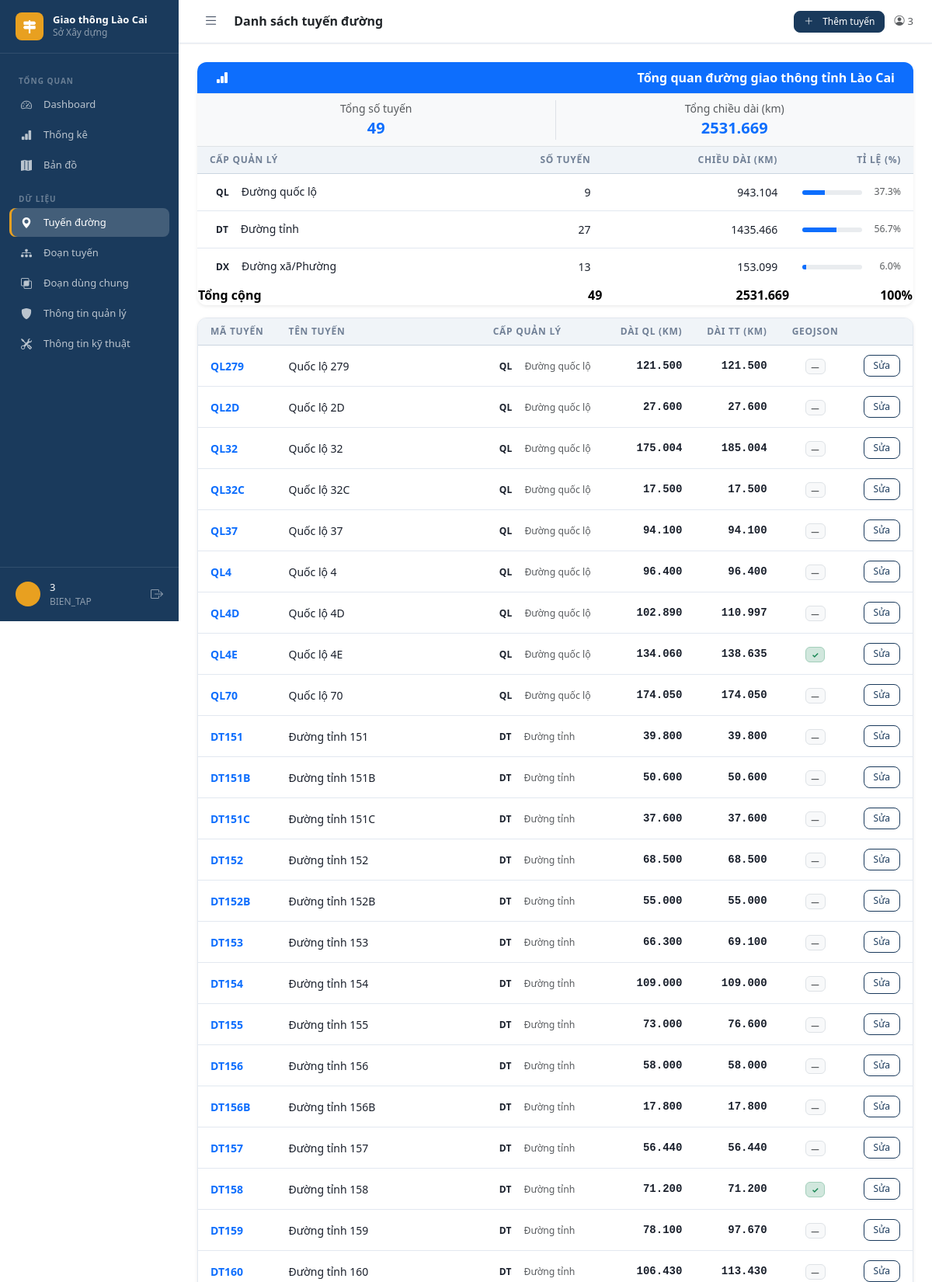
The app's page /tuyen-duong/ (signed in, upper part) with its own data.
### tables this page shows
CREATE TABLE cap_quan_ly (
    id               INTEGER PRIMARY KEY AUTOINCREMENT,
    ma_cap           TEXT    NOT NULL UNIQUE,
    ten_cap          TEXT    NOT NULL,
    mo_ta            TEXT,
    thu_tu_hien_thi  INTEGER,
    is_active        INTEGER NOT NULL DEFAULT 1
);

CREATE TABLE tuyen_duong (
    id                   INTEGER PRIMARY KEY AUTOINCREMENT,
    ma_tuyen             TEXT    NOT NULL UNIQUE,
    ten_tuyen            TEXT    NOT NULL,
    cap_quan_ly_id       INTEGER NOT NULL REFERENCES cap_quan_ly(id),
    don_vi_quan_ly_id    INTEGER NOT NULL REFERENCES don_vi(id),
    diem_dau             TEXT,
    diem_cuoi            TEXT,
    lat_dau              REAL,
    lng_dau              REAL,
    lat_cuoi             REAL,
    lng_cuoi             REAL,
    chieu_dai_thuc_te    REAL    NOT NULL DEFAULT 0,
    chieu_dai_quan_ly    REAL    NOT NULL DEFAULT 0,
    nam_xay_dung         INTEGER,
    nam_hoan_thanh       INTEGER,
    ghi_chu              TEXT,
    created_at           TEXT    NOT NULL DEFAULT (datetime('now','localtime'))
);

### api/routes/tuyen_duong_route.py (the view)
@router.get("/", response_class=HTMLResponse)
async def danh_sach(request: Request, user=Depends(yeu_cau_dang_nhap), conn=Depends(get_db)):
    tuyen_list = td_service.lay_tat_ca(conn)
    co_geo     = set(geo_repo.lay_danh_sach_co_geo(conn))
    cql_list = cql_repo.lay_dang_hoat_dong(conn)
    map_cql  = {c.id: c for c in cql_list}
    tong_cd_toan_tinh = sum(t.chieu_dai_quan_ly or 0 for t in tuyen_list)
    _cap_data: dict = {}
    for t in tuyen_list:
        cid = t.cap_quan_ly_id
        if cid not in _cap_data:
            cql = map_cql.get(cid)
            _cap_data[cid] = {
                "ma_cap":   cql.ma_cap   if cql else "?",
                "ten_cap":  cql.ten_cap  if cql else "Không rõ",
                "so_tuyen": 0,
                "chieu_dai": 0.0,
            }
        _cap_data[cid]["so_tuyen"]  += 1
        _cap_data[cid]["chieu_dai"] += t.chieu_dai_quan_ly or 0
    thong_ke_cap = []
    for cql in cql_list:
        if cql.id in _cap_data:
            item = _cap_data[cql.id]
            item["ti_le"] = round(
                item["chieu_dai"] / tong_cd_toan_tinh * 100, 1
            ) if tong_cd_toan_tinh else 0.0
            thong_ke_cap.append(item)
    return templates.TemplateResponse("tuyen_duong/list.html", {
        "request": request, "user": user,
        "tuyen_list":          tuyen_list,
        "co_geo":              co_geo,
        "map_cql":             map_cql,
        "thong_ke_cap":        thong_ke_cap,
        "tong_so_tuyen":       len(tuyen_list),
        "tong_cd_toan_tinh":   round(tong_cd_toan_tinh, 3),
    })

### templates/tuyen_duong/list.html (shortened to what this page needs)
{% extends "base.html" %}
{% block page_title %}Danh sách tuyến đường{% endblock %}
{% block topbar_actions %}
<a href="/tuyen-duong/them" class="btn-gt btn-gt-primary btn-gt-sm">
  <i class="bi bi-plus-lg me-1"></i>Thêm tuyến
</a>
{% endblock %}
{% block content %}
<div class="card-gt mb-3 border-0 shadow-sm">
  <div class="card-gt-header bg-primary text-white py-2 fw-semibold">
    <i class="bi bi-bar-chart-fill me-1"></i>
    Tổng quan đường giao thông tỉnh Lào Cai
  </div>
  <div class="card-gt-body p-0">
    <div class="row g-0 border-bottom text-center py-2 bg-light">
      <div class="col">
        <div class="small text-muted">Tổng số tuyến</div>
        <div class="fs-5 fw-bold text-primary">{{ tong_so_tuyen }}</div>
      </div>
      <div class="col border-start">
        <div class="small text-muted">Tổng chiều dài (km)</div>
        <div class="fs-5 fw-bold text-primary">{{ "%.3f"|format(tong_cd_toan_tinh) }}</div>
      </div>
    </div>
    <table class="table-gt mb-0">
      <thead class="table-light">
        <tr>
          <th>Cấp quản lý</th>
          <th class="text-end">Số tuyến</th>
          <th class="text-end">Chiều dài (km)</th>
          <th class="text-end">Tỉ lệ (%)</th>
        </tr>
      </thead>
      <tbody>
        {% for item in thong_ke_cap %}
        <tr>
          <td>
            <span class="badge-cap-ql me-1">{{ item.ma_cap }}</span>
            {{ item.ten_cap }}
          </td>
          <td class="text-end">{{ item.so_tuyen }}</td>
          <td class="text-end">{{ "%.3f"|format(item.chieu_dai) }}</td>
          <td class="text-end">
            <div class="d-flex align-items-center justify-content-end gap-2">
              <div class="progress flex-grow-1" style="height:6px; max-width:80px;">
                <div class="progress-bar bg-primary" style="width:{{ item.ti_le }}%"></div>
              </div>
              <span class="text-muted small" style="min-width:42px;">{{ item.ti_le }}%</span>
            </div>
          </td>
        </tr>
        {% endfor %}
      </tbody>
      <tfoot class="fw-semibold table-light">
        <tr>
          <td>Tổng cộng</td>
          <td class="text-end">{{ tong_so_tuyen }}</td>
          <td class="text-end">{{ "%.3f"|format(tong_cd_toan_tinh) }}</td>
          <td class="text-end">100%</td>
        </tr>
      </tfoot>
    </table>
  </div>
</div>
<div class="card-gt">
  <div class="card-gt-body p-0">
    <table class="table-gt mb-0">
      <thead class="table-light">
        <tr>
          <th>Mã tuyến</th>
          <th>Tên tuyến</th>
          <th>Cấp quản lý</th>
          <th class="text-end">Dài QL (km)</th>
          <th class="text-end">Dài TT (km)</th>
          <th class="text-center">GeoJSON</th>
          <th></th>
        </tr>
      </thead>
      <tbody>
        {% for t in tuyen_list %}
        {% set cql = map_cql.get(t.cap_quan_ly_id) %}
        <tr>
          <td>
            <a href="/tuyen-duong/{{ t.id }}" class="fw-semibold text-decoration-none">
              {{ t.ma_tuyen }}
            </a>
          </td>
          <td>{{ t.ten_tuyen }}</td>
          <td>
            {% if cql %}
              <span class="badge-cap-ql me-1" title="{{ cql.ten_cap }}">{{ cql.ma_cap }}</span>
              <span class="small text-muted">{{ cql.ten_cap }}</span>
            {% else %}—{% endif %}
          </td>
          <td class="text-end chieu-dai">{{ "%.3f"|format(t.chieu_dai_quan_ly or 0) }}</td>
          <td class="text-end chieu-dai">{{ "%.3f"|format(t.chieu_dai_thuc_te or 0) }}</td>
          <td class="text-center">
            {% if t.id in co_geo %}
              <span class="badge bg-success-subtle text-success border border-success-subtle">✓</span>
            {% else %}
              <span class="badge bg-light text-muted border">—</span>
            {% endif %}
          </td>
          <td class="text-end">
            <a href="/tuyen-duong/{{ t.id }}/sua"
               class="btn-gt btn-gt-outline btn-gt-sm">Sửa</a>
          </td>
        </tr>
        {% else %}
        <tr>
          <td colspan="7" class="text-center text-muted py-4">Chưa có tuyến đường nào.</td>
        </tr>
        {% endfor %}
      </tbody>
    </table>
  </div>
</div>
{% endblock %}

### records on screen
cap_quan_ly: ma_cap "QL", ten_cap "Đường quốc lộ", so_tuyen "9", chieu_dai "943.104", ti_le "37.3"
cap_quan_ly: ma_cap "DT", ten_cap "Đường tỉnh", so_tuyen "27", chieu_dai "1435.466", ti_le "56.7"
cap_quan_ly: ma_cap "DX", ten_cap "Đường xã/Phường", so_tuyen "13", chieu_dai "153.099", ti_le "6.0"
tuyen_duong: ma_tuyen "QL279", ten_tuyen "Quốc lộ 279", chieu_dai_quan_ly "121.500", chieu_dai_thuc_te "121.500"
tuyen_duong: ma_tuyen "QL2D", ten_tuyen "Quốc lộ 2D", chieu_dai_quan_ly "27.600", chieu_dai_thuc_te "27.600"
tuyen_duong: ma_tuyen "QL32", ten_tuyen "Quốc lộ 32", chieu_dai_quan_ly "175.004", chieu_dai_thuc_te "185.004"
tuyen_duong: ma_tuyen "QL32C", ten_tuyen "Quốc lộ 32C", chieu_dai_quan_ly "17.500", chieu_dai_thuc_te "17.500"
tuyen_duong: ma_tuyen "QL37", ten_tuyen "Quốc lộ 37", chieu_dai_quan_ly "94.100", chieu_dai_thuc_te "94.100"
tuyen_duong: ma_tuyen "QL4", ten_tuyen "Quốc lộ 4", chieu_dai_quan_ly "96.400", chieu_dai_thuc_te "96.400"
tuyen_duong: ma_tuyen "QL4D", ten_tuyen "Quốc lộ 4D", chieu_dai_quan_ly "102.890", chieu_dai_thuc_te "110.997"
tuyen_duong: ma_tuyen "QL4E", ten_tuyen "Quốc lộ 4E", chieu_dai_quan_ly "134.060", chieu_dai_thuc_te "138.635"
tuyen_duong: ma_tuyen "QL70", ten_tuyen "Quốc lộ 70", chieu_dai_quan_ly "174.050", chieu_dai_thuc_te "174.050"
tuyen_duong: ma_tuyen "DT151", ten_tuyen "Đường tỉnh 151", chieu_dai_quan_ly "39.800", chieu_dai_thuc_te "39.800"
tuyen_duong: ma_tuyen "DT151B", ten_tuyen "Đường tỉnh 151B", chieu_dai_quan_ly "50.600", chieu_dai_thuc_te "50.600"
tuyen_duong: ma_tuyen "DT151C", ten_tuyen "Đường tỉnh 151C", chieu_dai_quan_ly "37.600", chieu_dai_thuc_te "37.600"
tuyen_duong: ma_tuyen "DT152", ten_tuyen "Đường tỉnh 152", chieu_dai_quan_ly "68.500", chieu_dai_thuc_te "68.500"
tuyen_duong: ma_tuyen "DT152B", ten_tuyen "Đường tỉnh 152B", chieu_dai_quan_ly "55.000", chieu_dai_thuc_te "55.000"
tuyen_duong: ma_tuyen "DT153", ten_tuyen "Đường tỉnh 153", chieu_dai_quan_ly "66.300", chieu_dai_thuc_te "69.100"
tuyen_duong: ma_tuyen "DT154", ten_tuyen "Đường tỉnh 154", chieu_dai_quan_ly "109.000", chieu_dai_thuc_te "109.000"
tuyen_duong: ma_tuyen "DT155", ten_tuyen "Đường tỉnh 155", chieu_dai_quan_ly "73.000", chieu_dai_thuc_te "76.600"
tuyen_duong: ma_tuyen "DT156", ten_tuyen "Đường tỉnh 156", chieu_dai_quan_ly "58.000", chieu_dai_thuc_te "58.000"
tuyen_duong: ma_tuyen "DT156B", ten_tuyen "Đường tỉnh 156B", chieu_dai_quan_ly "17.800", chieu_dai_thuc_te "17.800"
tuyen_duong: ma_tuyen "DT157", ten_tuyen "Đường tỉnh 157", chieu_dai_quan_ly "56.440", chieu_dai_thuc_te "56.440"
tuyen_duong: ma_tuyen "DT158", ten_tuyen "Đường tỉnh 158", chieu_dai_quan_ly "71.200", chieu_dai_thuc_te "71.200"
tuyen_duong: ma_tuyen "DT159", ten_tuyen "Đường tỉnh 159", chieu_dai_quan_ly "78.100", chieu_dai_thuc_te "97.670"
tuyen_duong: ma_tuyen "DT160", ten_tuyen "Đường tỉnh 160", chieu_dai_quan_ly "106.430", chieu_dai_thuc_te "113.430"

### other values on screen
{{ user.id }} "3"
{{ user.loai_quyen if user.loai_quyen is defined else '' }} "BIEN_TAP"
{{ tong_so_tuyen }} "49"
{{ "%.3f"|format(tong_cd_toan_tinh) }} "2531.669"
